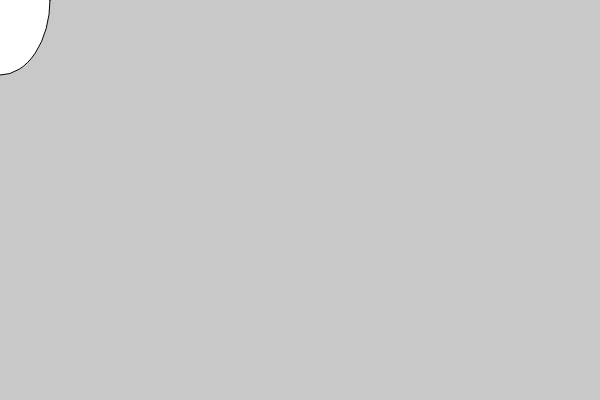
Frame 1 (no input)
Frame 60 (no input): identical to frame 1, image omitted
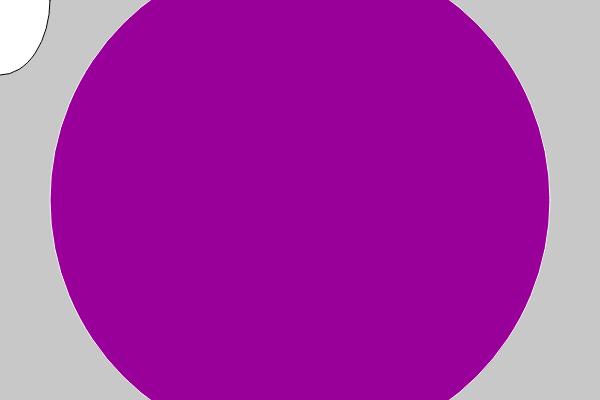
Frame 120 (the mouse pressed at the canvas centre since frame 60)

The p5.js sketch that drew these frames (run headless with seeded random() and noise() and a simulated clock; from frame 60 on, the mouse is pressed at the canvas centre):

// p5.js sketch
// ── sketch.js
function setup() {
    createCanvas(600, 400);
    background(200);
    ellipse(mouseX, mouseY, 100, 150);
    fill(0, 234, 234)
  }
  
  function draw() {
    variableEllipse(mouseX,mouseY,pmouseX,pmouseY); 
  }
  
  function mousePressed() {
    if (mouseIsPressed) {
    fill(153, 0, 153);
    }
  }
  
  
  function variableEllipse(x,y,px,py) {
    let speed = abs(x-px) +abs(y-py);
    stroke(speed);
    ellipse(x,y,speed,speed)
  } 
  
